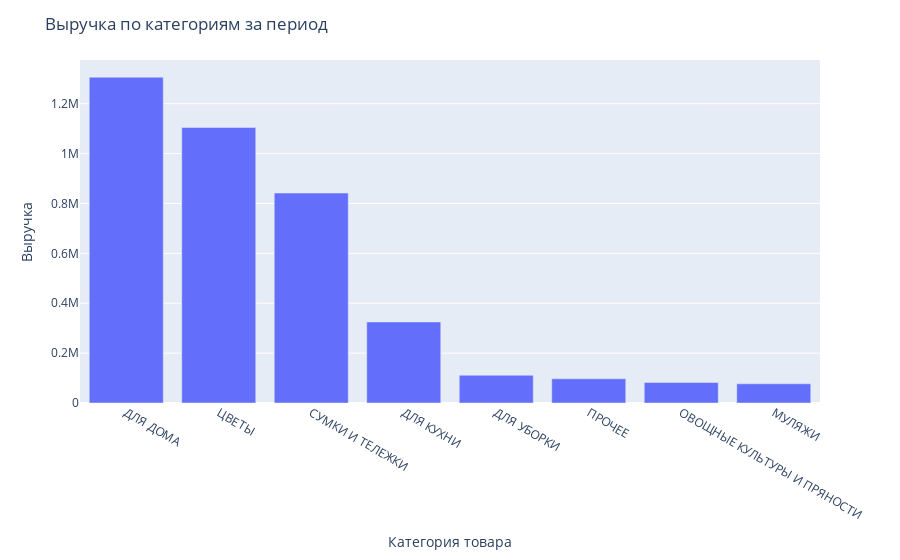

Notebook code cell kept with this figure:
### Markdown cell above
По графикам выше видим, что самая многочисленная категория - ЦВЕТЫ (около 43%). Вместе с ОВОЩНЫМИ КУЛЬТУРАМИ И ПРЯНОСТЯМИ эти товары составляют около 53% от общего ассортимента товаров. Остальные категории - различные товары быта. Можно выделить категорию товаров ДЛЯ ДОМА (23%) и ДЛЯ КУХНИ (11%). Категория СУМКИ И ТЕЛЕЖКИ составляют чуть меньше 5%.

### Code cell
# Выручка по категориям
fig = px.bar(data_by_category, x='category', y='revenue')
fig.update_layout(title='Выручка по категориям за период', xaxis_title='Категория товара', yaxis_title='Выручка',\
                  xaxis ={'categoryorder':'total descending'})
fig.show()

### Figure 1 — Plotly figure (JSON) as saved in the notebook; plotly's stock layout.template omitted (floating-point values rounded to 4 significant figures)
{"data": [{"alignmentgroup": "True", "hovertemplate": "category=%{x}<br>revenue=%{y}<extra></extra>", "legendgroup": "", "marker": {"color": "#636efa", "pattern": {"shape": ""}}, "name": "", "offsetgroup": "", "orientation": "v", "showlegend": false, "textposition": "auto", "type": "bar", "x": ["ЦВЕТЫ", "ДЛЯ ДОМА", "ДЛЯ КУХНИ", "ОВОЩНЫЕ КУЛЬТУРЫ И ПРЯНОСТИ", "СУМКИ И ТЕЛЕЖКИ", "ДЛЯ УБОРКИ", "ПРОЧЕЕ", "МУЛЯЖИ"], "xaxis": "x", "y": [1104941, 1306486, 325048, 81947, 841700.0, 111200.0, 97337, 77030.0], "yaxis": "y"}], "layout": {"barmode": "relative", "legend": {"tracegroupgap": 0}, "margin": {"t": 60}, "title": {"text": "Выручка по категориям за период"}, "xaxis": {"anchor": "y", "categoryorder": "total descending", "domain": [0, 1], "title": {"text": "Категория товара"}}, "yaxis": {"anchor": "x", "domain": [0, 1], "title": {"text": "Выручка"}}}}
